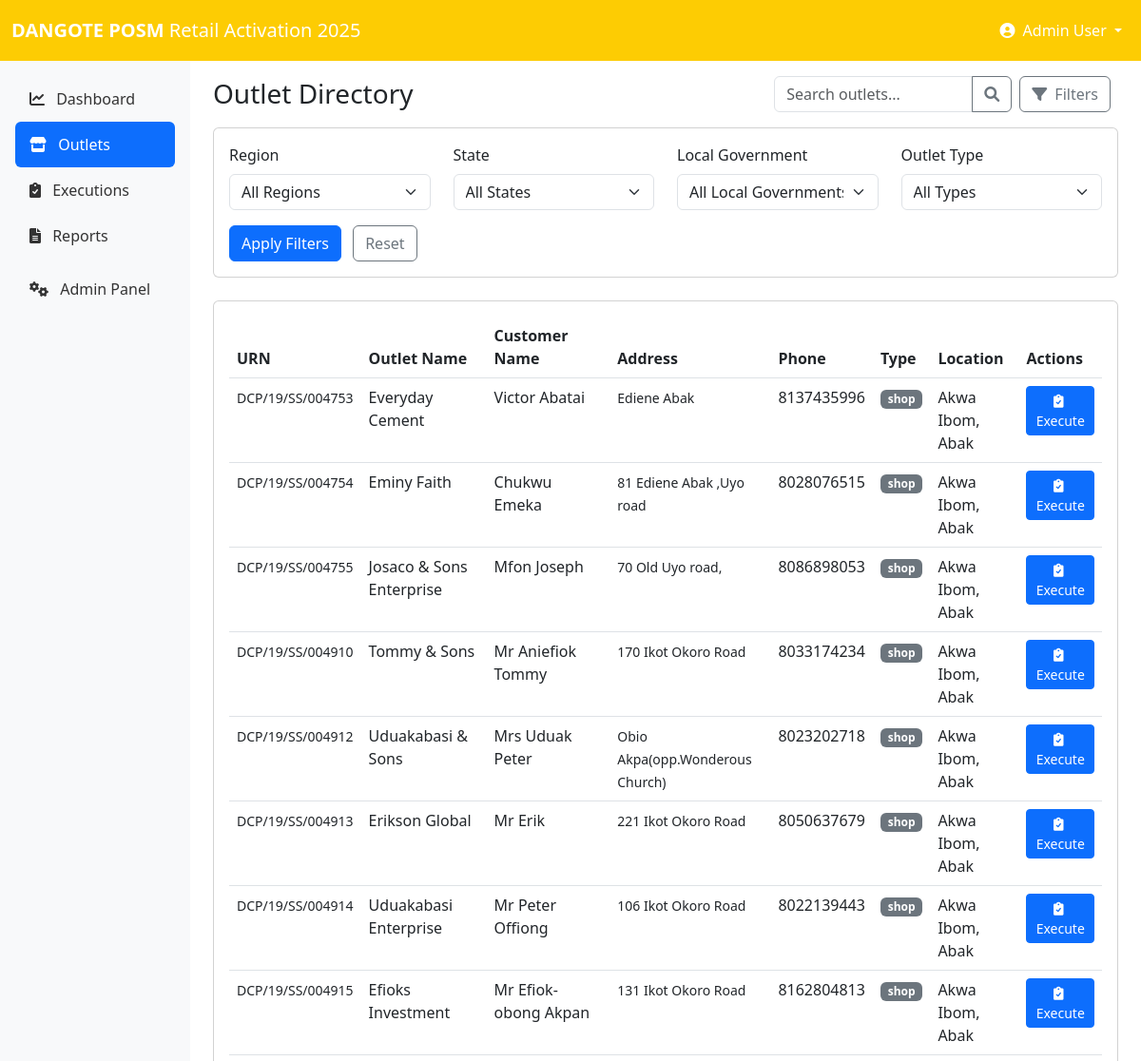
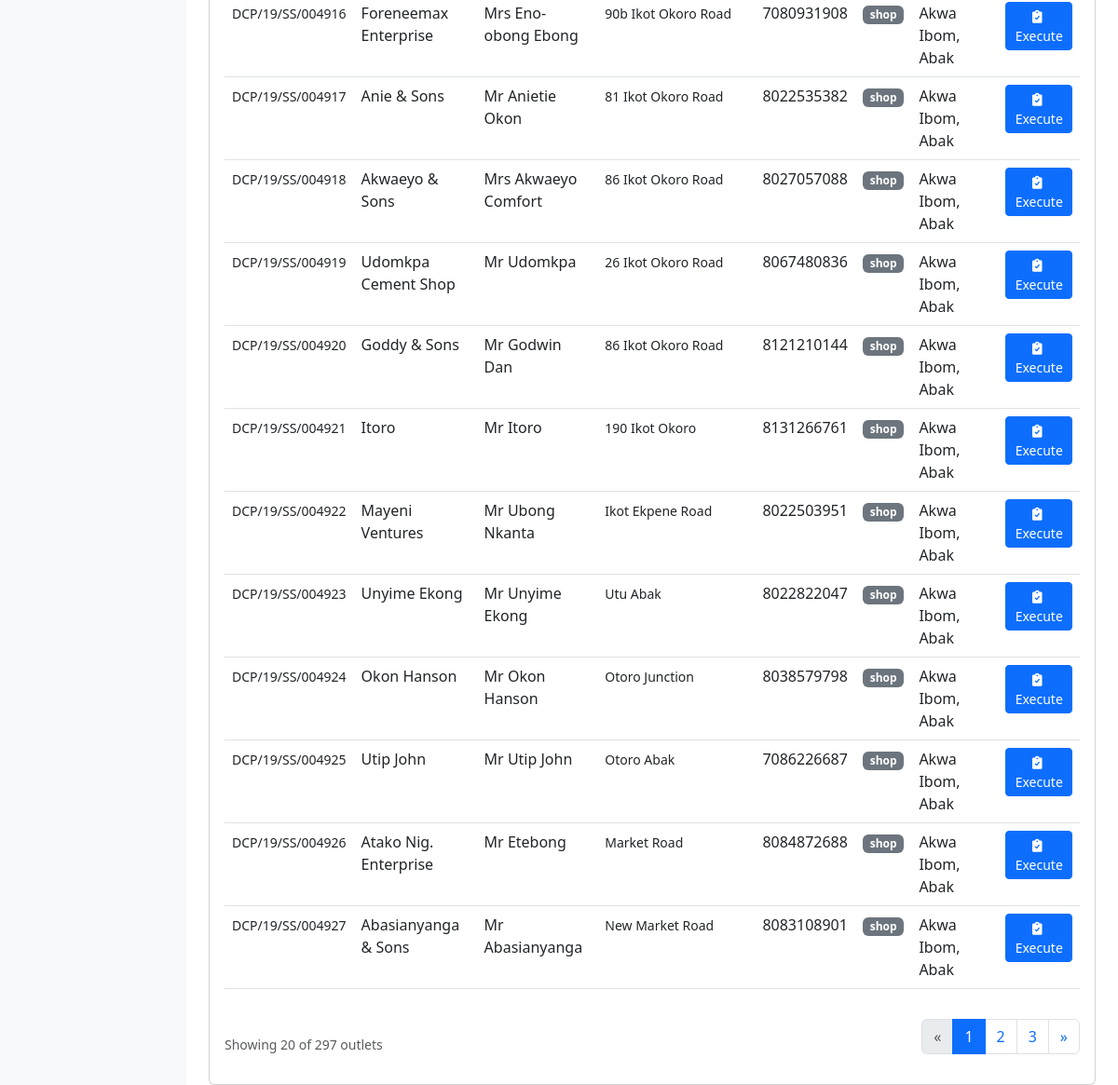
The app's page /outlets (signed in) with its own data (2 pictures, top to bottom).
### tables this page shows
CREATE TABLE outlets (
        id INTEGER PRIMARY KEY,
        urn TEXT UNIQUE,
        outlet_name TEXT,
        customer_name TEXT,
        address TEXT,
        phone TEXT,
        outlet_type TEXT,
        local_govt TEXT,
        state TEXT,
        region TEXT
    );

### bacup.py (the view, shortened to what this page needs)
@app.route('/outlets')
def outlets():
    if 'user_id' not in session:
        return redirect(url_for('login'))
    region = request.args.get('region', '')
    state = request.args.get('state', '')
    local_govt = request.args.get('local_govt', '')
    outlet_type = request.args.get('outlet_type', '')
    search = request.args.get('search', '')  # Get search parameter
    page = request.args.get('page', 1, type=int)
    per_page = 20
    offset = (page - 1) * per_page
    conn = sqlite3.connect(DB_PATH)
    conn.row_factory = sqlite3.Row
    c = conn.cursor()
    query = """
        SELECT o.* FROM outlets o
        WHERE 1=1
        AND o.id NOT IN (
            SELECT DISTINCT outlet_id FROM executions
            WHERE status = 'Completed'
        )
    """
    count_query = """
        SELECT COUNT(*) FROM outlets o
        WHERE 1=1
        AND o.id NOT IN (
            SELECT DISTINCT outlet_id FROM executions
            WHERE status = 'Completed'
        )
    """
    params = []
    if region:
        query += " AND o.region = ?"
        count_query += " AND o.region = ?"
        params.append(region)
    if state:
        query += " AND o.state = ?"
        count_query += " AND o.state = ?"
        params.append(state)
    if local_govt:
        query += " AND o.local_govt = ?"
        count_query += " AND o.local_govt = ?"
        params.append(local_govt)
    if outlet_type:
        query += " AND o.outlet_type = ?"
        count_query += " AND o.outlet_type = ?"
        params.append(outlet_type)
    c.execute(count_query, params)
    total_outlets = c.fetchone()[0]
    query += " LIMIT ? OFFSET ?"
    params.extend([per_page, offset])
    c.execute(query, params)
    outlets = c.fetchall()
    total_pages = (total_outlets + per_page - 1) // per_page
    conn.close()
    return render_template('outlets.html',
                          outlets=outlets,
                          page=page,
                          total_pages=total_pages,
                          total_outlets=total_outlets,
                          region=region,
                          state=state,
                          local_govt=local_govt,
                          outlet_type=outlet_type)

### bacup.py (called while the page is built)
@app.context_processor
def inject_now():
    return {'now': datetime.now()}

@app.context_processor
def utility_functions():
    return {
        'min': min,
        'max': max
    }

### templates/outlets.html (shortened to what this page needs)
{% extends 'base.html' %}
{% block content %}
<div class="container-fluid">
    <div class="d-flex justify-content-between align-items-center mb-3">
        <h1 class="h3 mb-0">Outlet Directory</h1>
        <div class="d-flex">
            <div class="input-group me-2" style="width: 250px;">
                <input type="text" class="form-control" id="searchInput" name="search" placeholder="Search outlets..." value="{{ request.args.get('search', '') }}">
                <button class="btn btn-outline-secondary" type="button" id="searchButton">
                    <i class="fas fa-search"></i>
                </button>
            </div>
            <button class="btn btn-outline-secondary me-2 d-none d-md-inline-block" type="button" data-bs-toggle="collapse" data-bs-target="#filterCollapse">
                <i class="fas fa-filter me-1"></i> Filters
            </button>
        </div>
    </div>
    <div class="collapse mb-4 d-none d-md-block" id="filterCollapse">
        <div class="card card-body">
            <form id="desktopFilterForm" action="{{ url_for('outlets') }}" method="GET">
                <div class="row">
                    <div class="col-md-3 mb-2">
                        <label for="regionFilter" class="form-label">Region</label>
                        <select class="form-select" id="regionFilter" name="region">
                            <option value="">All Regions</option>
                        </select>
                    </div>
                    <div class="col-md-3 mb-2">
                        <label for="stateFilter" class="form-label">State</label>
                        <select class="form-select" id="stateFilter" name="state">
                            <option value="">All States</option>
                        </select>
                    </div>
                    <div class="col-md-3 mb-2">
                        <label for="localGovtFilter" class="form-label">Local Government</label>
                        <select class="form-select" id="localGovtFilter" name="local_govt">
                            <option value="">All Local Governments</option>
                        </select>
                    </div>
                    <div class="col-md-3 mb-2">
                        <label for="outletTypeFilter" class="form-label">Outlet Type</label>
                        <select class="form-select" id="outletTypeFilter" name="outlet_type">
                            <option value="">All Types</option>
                        </select>
                    </div>
                </div>
                <div class="row mt-2">
                    <div class="col-12">
                        <button type="submit" class="btn btn-primary" id="applyFilters">Apply Filters</button>
                        <a href="{{ url_for('outlets') }}" class="btn btn-outline-secondary ms-2" id="resetFilters">Reset</a>
                    </div>
                </div>
            </form>
        </div>
    </div>
    <div class="card d-none d-md-block">
        <div class="card-body">
            <div class="table-responsive">
                <table class="table table-hover">
                    <thead>
                        <tr>
                            <th>URN</th>
                            <th>Outlet Name</th>
                            <th>Customer Name</th>
                            <th>Address</th>
                            <th>Phone</th>
                            <th>Type</th>
                            <th>Location</th>
                            <th>Actions</th>
                        </tr>
                    </thead>
                    <tbody>
                        {% for outlet in outlets %}
                        <tr>
                            <td><small>{{ outlet.urn }}</small></td>
                            <td>{{ outlet.outlet_name }}</td>
                            <td>{{ outlet.customer_name }}</td>
                            <td><small>{{ outlet.address }}</small></td>
                            <td>{{ outlet.phone }}</td>
                            <td>
                                {% if outlet.outlet_type == 'Shop' %}
                                    <span class="badge bg-primary">Shop</span>
                                {% elif outlet.outlet_type == 'CONTAINER' %}
                                    <span class="badge bg-success">Container</span>
                                {% else %}
                                    <span class="badge bg-secondary">{{ outlet.outlet_type }}</span>
                                {% endif %}
                            </td>
                            <td>{{ outlet.state }}, {{ outlet.local_govt }}</td>
                            <td>
                                <a href="{{ url_for('new_execution', outlet_id=outlet.id) }}" class="btn btn-sm btn-primary">
                                    <i class="fas fa-clipboard-check me-1"></i> Execute
                                </a>
                            </td>
                        </tr>
                        {% endfor %}
                    </tbody>
                </table>
            </div>
            <div class="d-flex justify-content-between align-items-center mt-3">
                <div>
                    <small class="text-muted">Showing {{ outlets|length }} of {{ total_outlets }} outlets</small>
                </div>
                <nav aria-label="Page navigation">
                    <ul class="pagination">
                        {% if page > 1 %}
                        <li class="page-item">
                            <a class="page-link" href="{{ url_for('outlets', page=page-1, region=region, state=state, local_govt=local_govt, outlet_type=outlet_type, search=request.args.get('search', '')) }}" aria-label="Previous">
                                <span aria-hidden="true">&laquo;</span>
                            </a>
                        </li>
                        {% else %}
                        <li class="page-item disabled">
                            <a class="page-link" href="#" aria-label="Previous">
                                <span aria-hidden="true">&laquo;</span>
                            </a>
                        </li>
                        {% endif %}
                        {% for p in range(max(1, page-2), min(total_pages+1, page+3)) %}
                        <li class="page-item {% if p == page %}active{% endif %}">
                            <a class="page-link" href="{{ url_for('outlets', page=p, region=region, state=state, local_govt=local_govt, outlet_type=outlet_type, search=request.args.get('search', '')) }}">{{ p }}</a>
                        </li>
                        {% endfor %}
                        {% if page < total_pages %}
                        <li class="page-item">
                            <a class="page-link" href="{{ url_for('outlets', page=page+1, region=region, state=state, local_govt=local_govt, outlet_type=outlet_type, search=request.args.get('search', '')) }}" aria-label="Next">
                                <span aria-hidden="true">&raquo;</span>
                            </a>
                        </li>
                        {% else %}
                        <li class="page-item disabled">
                            <a class="page-link" href="#" aria-label="Next">
                                <span aria-hidden="true">&raquo;</span>
                            </a>
                        </li>
                        {% endif %}
                    </ul>
                </nav>
            </div>
        </div>
    </div>
</div>
{% endblock %}

### templates/base.html (style rules this page uses)
body { touch-action: manipulation; }
.table-responsive { overflow-x: auto; -webkit-overflow-scrolling: touch; }

### records on screen
outlets: urn "DCP/19/SS/004753", outlet_name "Everyday Cement", customer_name "Victor Abatai", address "Ediene Abak", phone "8137435996", outlet_type "shop", state "Akwa Ibom", local_govt "Abak"
outlets: urn "DCP/19/SS/004754", outlet_name "Eminy Faith", customer_name "Chukwu Emeka", address "81 Ediene Abak ,Uyo road", phone "8028076515", outlet_type "shop", state "Akwa Ibom", local_govt "Abak"
outlets: urn "DCP/19/SS/004755", outlet_name "Josaco & Sons Enterprise", customer_name "Mfon Joseph", address "70 Old Uyo road,", phone "8086898053", outlet_type "shop", state "Akwa Ibom", local_govt "Abak"
outlets: urn "DCP/19/SS/004910", outlet_name "Tommy & Sons", customer_name "Mr Aniefiok Tommy", address "170 Ikot Okoro Road", phone "8033174234", outlet_type "shop", state "Akwa Ibom", local_govt "Abak"
outlets: urn "DCP/19/SS/004912", outlet_name "Uduakabasi & Sons", customer_name "Mrs Uduak Peter", address "Obio Akpa(opp.Wonderous Church)", phone "8023202718", outlet_type "shop", state "Akwa Ibom", local_govt "Abak"
outlets: urn "DCP/19/SS/004913", outlet_name "Erikson Global", customer_name "Mr Erik", address "221 Ikot Okoro Road", phone "8050637679", outlet_type "shop", state "Akwa Ibom", local_govt "Abak"
outlets: urn "DCP/19/SS/004914", outlet_name "Uduakabasi Enterprise", customer_name "Mr Peter Offiong", address "106 Ikot Okoro Road", phone "8022139443", outlet_type "shop", state "Akwa Ibom", local_govt "Abak"
outlets: urn "DCP/19/SS/004915", outlet_name "Efioks Investment", customer_name "Mr Efiok-obong Akpan", address "131 Ikot Okoro Road", phone "8162804813", outlet_type "shop", state "Akwa Ibom", local_govt "Abak"
outlets: urn "DCP/19/SS/004916", outlet_name "Foreneemax Enterprise", customer_name "Mrs Eno-obong Ebong", address "90b Ikot Okoro Road", phone "7080931908", outlet_type "shop", state "Akwa Ibom", local_govt "Abak"
outlets: urn "DCP/19/SS/004917", outlet_name "Anie & Sons", customer_name "Mr Anietie Okon", address "81 Ikot Okoro Road", phone "8022535382", outlet_type "shop", state "Akwa Ibom", local_govt "Abak"
outlets: urn "DCP/19/SS/004918", outlet_name "Akwaeyo & Sons", customer_name "Mrs Akwaeyo Comfort", address "86 Ikot Okoro Road", phone "8027057088", outlet_type "shop", state "Akwa Ibom", local_govt "Abak"
outlets: urn "DCP/19/SS/004919", outlet_name "Udomkpa Cement Shop", customer_name "Mr Udomkpa", address "26 Ikot Okoro Road", phone "8067480836", outlet_type "shop", state "Akwa Ibom", local_govt "Abak"
outlets: urn "DCP/19/SS/004920", outlet_name "Goddy & Sons", customer_name "Mr Godwin Dan", address "86 Ikot Okoro Road", phone "8121210144", outlet_type "shop", state "Akwa Ibom", local_govt "Abak"
outlets: urn "DCP/19/SS/004921", outlet_name "Itoro", customer_name "Mr Itoro", address "190 Ikot Okoro", phone "8131266761", outlet_type "shop", state "Akwa Ibom", local_govt "Abak"
outlets: urn "DCP/19/SS/004922", outlet_name "Mayeni Ventures", customer_name "Mr Ubong Nkanta", address "Ikot Ekpene Road", phone "8022503951", outlet_type "shop", state "Akwa Ibom", local_govt "Abak"
outlets: urn "DCP/19/SS/004923", outlet_name "Unyime Ekong", customer_name "Mr Unyime Ekong", address "Utu Abak", phone "8022822047", outlet_type "shop", state "Akwa Ibom", local_govt "Abak"
outlets: urn "DCP/19/SS/004924", outlet_name "Okon Hanson", customer_name "Mr Okon Hanson", address "Otoro Junction", phone "8038579798", outlet_type "shop", state "Akwa Ibom", local_govt "Abak"
outlets: urn "DCP/19/SS/004925", outlet_name "Utip John", customer_name "Mr Utip John", address "Otoro Abak", phone "7086226687", outlet_type "shop", state "Akwa Ibom", local_govt "Abak"
outlets: urn "DCP/19/SS/004926", outlet_name "Atako Nig. Enterprise", customer_name "Mr Etebong", address "Market Road", phone "8084872688", outlet_type "shop", state "Akwa Ibom", local_govt "Abak"
outlets: urn "DCP/19/SS/004927", outlet_name "Abasianyanga & Sons", customer_name "Mr Abasianyanga", address "New Market Road", phone "8083108901", outlet_type "shop", state "Akwa Ibom", local_govt "Abak"

### other values on screen
{{ session.full_name }} "Admin User"
{{ outlets|length }} "20"
{{ total_outlets }} "297"
{{ p }} "1" "2" "3"
